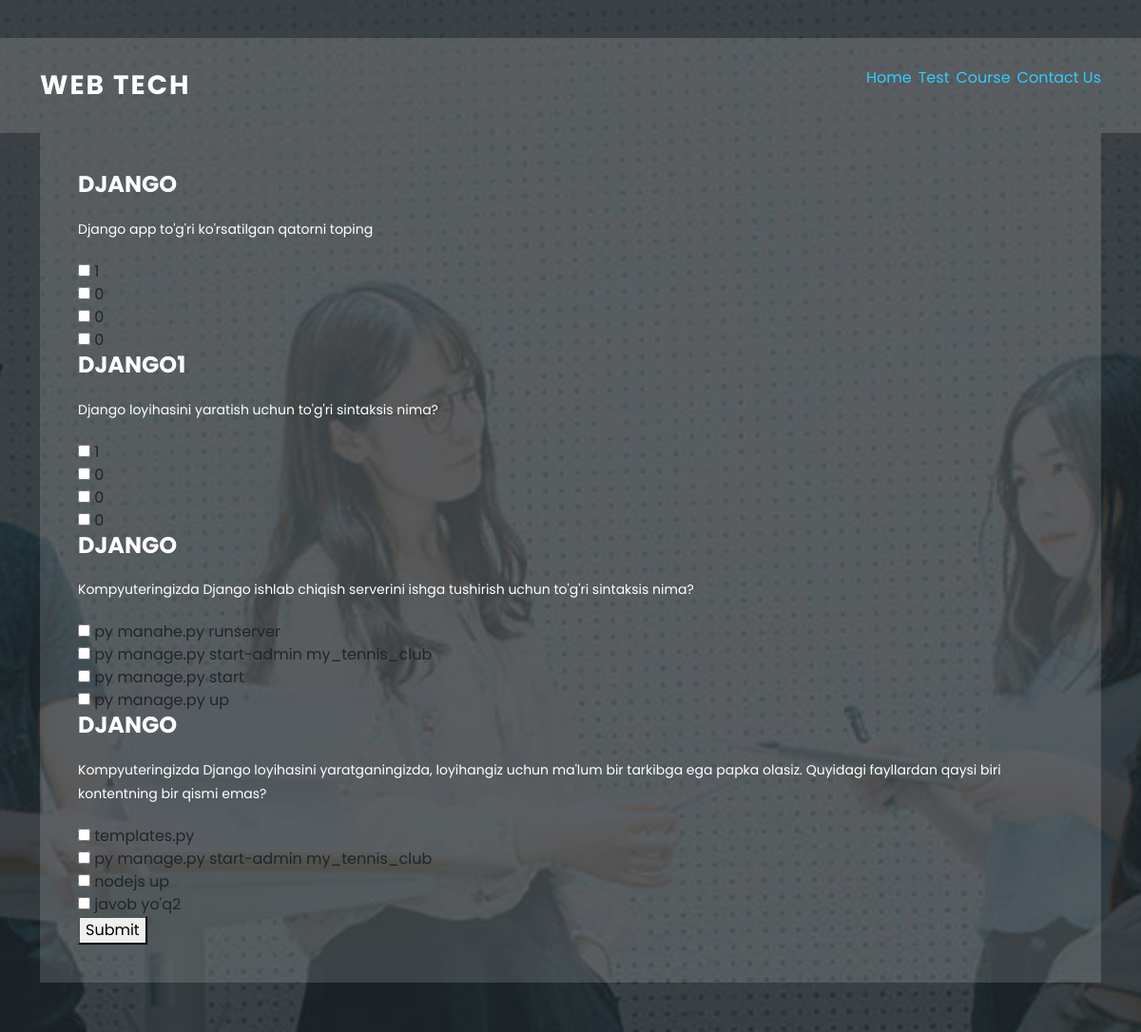
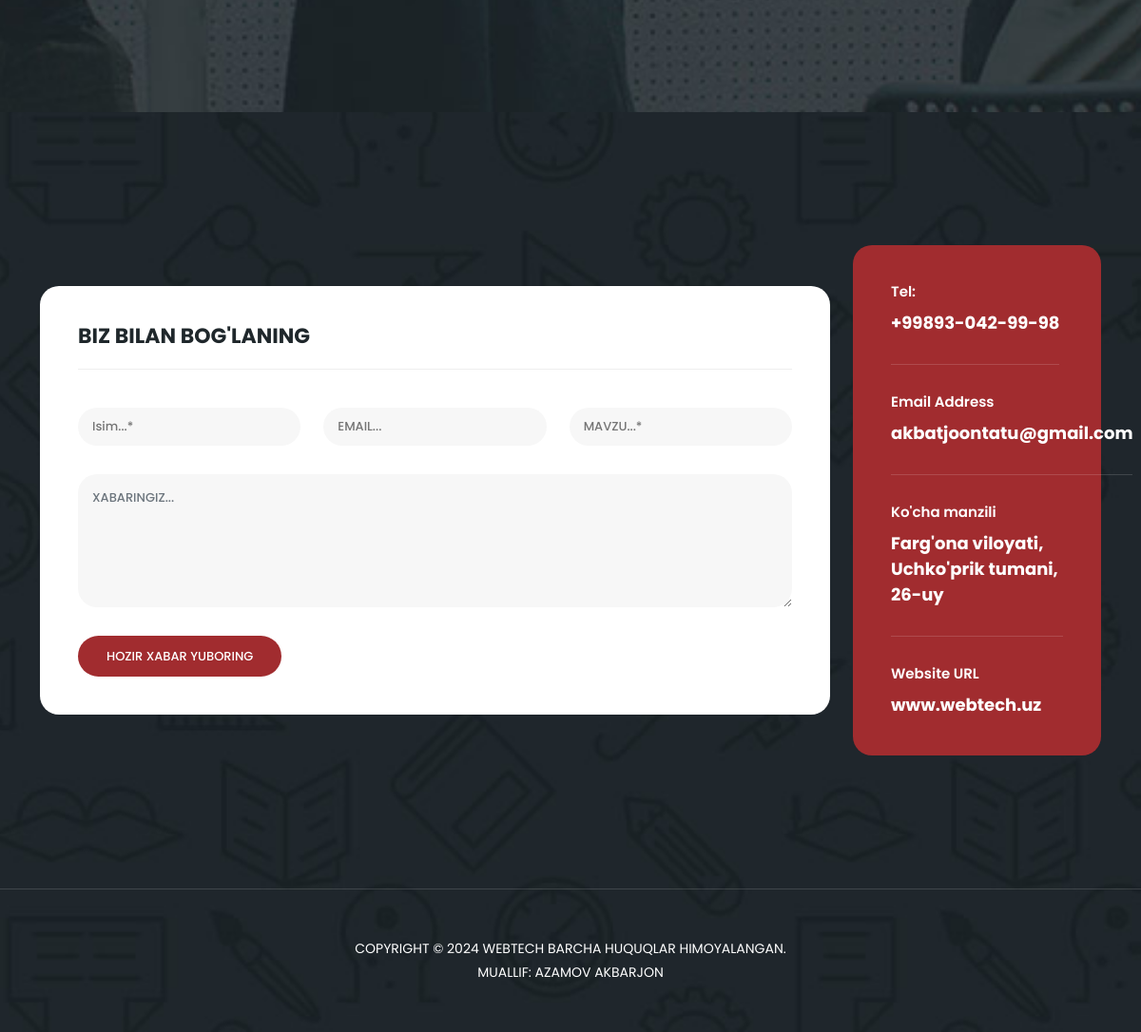
Page /test-detail/4/ on the committed database (2 pictures, top to bottom).
### donwapp/models.py (models this page shows, shortened)
class Test(models.Model):
    name = models.CharField(max_length=255)
    number = models.IntegerField(default=0)
    body = models.TextField()
    image = models.ImageField(upload_to="test/")
    summary = models.CharField(max_length=255)
    category = models.ForeignKey(LangCategory, null=True,on_delete=models.CASCADE,related_name="lang")
    incorrert1 = models.CharField(max_length=255)
    incorrert2 = models.CharField(max_length=255)
    incorrert3 = models.CharField(max_length=255)
    correct = models.CharField(max_length=255)

### donwapp/views.py (the view)
# urls.py: path('test-detail/<int:id>/', test_detail, name='test_detail'),
def test_detail(request,id):
    test = Test.objects.filter(number=id)
    name = request.POST.get('name')
    if name == "True":
        print("Please enter")
    context = {
       "test":test,
    }
    return render(request, 'test-detail.html', context)

### templates/test-detail.html (shortened to what this page needs)
{% extends "index.html" %}
{% load static %}
{% block content %}
<section class="apply-now" id="apply">
    <div class="container">
      <div class="row">
        <div class="col-lg-12 align-self-center">
          <div class="row">
            <div class="col-lg-12">
              <div class="item">
            <form action="{% url 'submit_quiz' %}" method="post">
              {% for i in test %}
                  <h3>{{ i.name }}</h3>
                  <p>{{ i.body }}</p>
                  <ul>
                      <li><input type="checkbox" name="q{{ forloop.counter }}_correct" value="1"> {{ i.correct }}</li>
                      <li><input type="checkbox" name="q{{ forloop.counter }}" value="0"> {{ i.incorrert1 }}</li>
                      <li><input type="checkbox" name="q{{ forloop.counter }}" value="0"> {{ i.incorrert2 }}</li>
                      <li><input type="checkbox" name="q{{ forloop.counter }}" value="0"> {{ i.incorrert3 }}</li>
                  </ul>
              {% endfor %}
              <button type="submit">Submit</button>
          </form>
            </div>
              </div>
            </div>
            </div>
          </div>
        </div>
  </section>
{% endblock content %}

### static/assets/css/templatemo-edu-meeting.css (style rules this page uses)
html, body, div, span, applet, object, iframe, h1, h2, h3, h4, h5, h6, p, blockquote, div pre, a, abbr, acronym, address, big, cite, code, del, dfn, em, font, img, ins, kbd, q, s, samp, small, strike, strong, sub, sup, tt, var, b, u, i, center, dl, dt, dd, ol, ul, li, figure, header, nav, section, article, aside, footer, figcaption { margin: 0; padding: 0; border: 0; outline: 0; }
ul, li { padding: 0; margin: 0; list-style: none; }
header, nav, section, article, aside, footer, hgroup { display: block; }
* { box-sizing: border-box; }
html, body { font-family: 'Poppins', sans-serif; font-weight: 400; background-color: #fff; font-size: 16px; -ms-text-size-adjust: 100%; -webkit-font-smoothing: antialiased; -moz-osx-font-smoothing: grayscale; }
h1, h2, h3, h4, h5, h6 { margin-top: 0px; margin-bottom: 0px; }
ul { margin-bottom: 0px; }
p { font-size: 14px; line-height: 25px; color: #2a2a2a; }
html, body { background: #fff; font-family: 'Poppins', sans-serif; }
section.apply-now { background-image: url(../images/apply-bg.jpg); background-position: center center; background-attachment: fixed; background-repeat: no-repeat; background-size: cover; padding: 140px 0px; }
section.apply-now .item { background-color: rgba(250,250,250,0.15); padding: 40px; margin-bottom: 30px; }
section.apply-now .item h3 { color: #fff; text-transform: uppercase; font-size: 24px; font-weight: 700; margin-bottom: 20px; }
section.apply-now .item p { color: #fff; margin-bottom: 20px; }

### rows in the picture
Test: name "DJANGO", body "Django app to'g'ri ko'rsatilgan qatorni toping", correct "1", incorrert1 "0", incorrert2 "0", incorrert3 "0"
Test: name "DJANGO1", body "Django loyihasini yaratish uchun to'g'ri sintaksis nima?", correct "1", incorrert1 "0", incorrert2 "0", incorrert3 "0"
Test: name "DJANGO", body "Kompyuteringizda Django ishlab chiqish serverini ishga tushirish uchun to'g'ri sintaksis nima?", correct "py manahe.py runserver", incorrert1 "py manage.py start-admin my_tennis_club", incorrert2 "py manage.py start", incorrert3 "py manage.py up"
Test: name "DJANGO", body "Kompyuteringizda Django loyihasini yaratganingizda, loyihangiz uchun ma'lum bir tarkibga ega papka olasiz. Quyidagi fayllardan qaysi biri kontentning bir qismi emas?", correct "templates.py", incorrert1 "py manage.py start-admin my_tennis_club", incorrert2 "nodejs up", incorrert3 "javob yo'q2"
